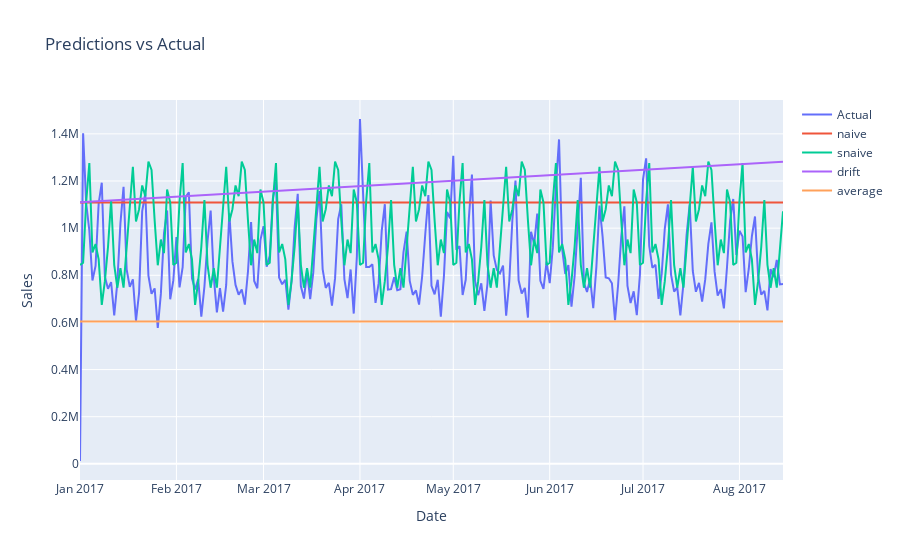

The cell this chart's notebook holds for it:
### Code cell
# plot model performance without arima
traces = []
traces.append(go.Scatter(x=val_daily_sales.index, y=val_daily_sales['sales'], mode='lines', name='Actual'))

for model, mdict in performance.items():
    if model != 'arima':
        traces.append(go.Scatter(x=val_daily_sales.index, y=mdict['preds'], mode='lines', name=model))
    
layout = go.Layout(title='Predictions vs Actual', xaxis=dict(title='Date'), yaxis=dict(title='Sales'))
figure = go.Figure(data=traces, layout=layout)
figure.show()

### Figure 1 — Plotly figure (JSON) as saved in the notebook; plotly's stock layout.template omitted (floating-point values rounded to 4 significant figures; data arrays with more than 128 entries replaced by an {"elided": "..."} marker saying what was removed)
{"data": [{"mode": "lines", "name": "Actual", "type": "scatter", "x": {"elided": "227 str values"}, "y": {"elided": "227 float values"}}, {"mode": "lines", "name": "naive", "type": "scatter", "x": {"elided": "227 str values"}, "y": {"elided": "227 float values"}}, {"mode": "lines", "name": "snaive", "type": "scatter", "x": {"elided": "227 str values"}, "y": {"elided": "227 float values"}}, {"mode": "lines", "name": "drift", "type": "scatter", "x": {"elided": "227 str values"}, "y": {"elided": "227 float values"}}, {"mode": "lines", "name": "average", "type": "scatter", "x": {"elided": "227 str values"}, "y": {"elided": "227 float values"}}], "layout": {"title": {"text": "Predictions vs Actual"}, "xaxis": {"title": {"text": "Date"}}, "yaxis": {"title": {"text": "Sales"}}}}
